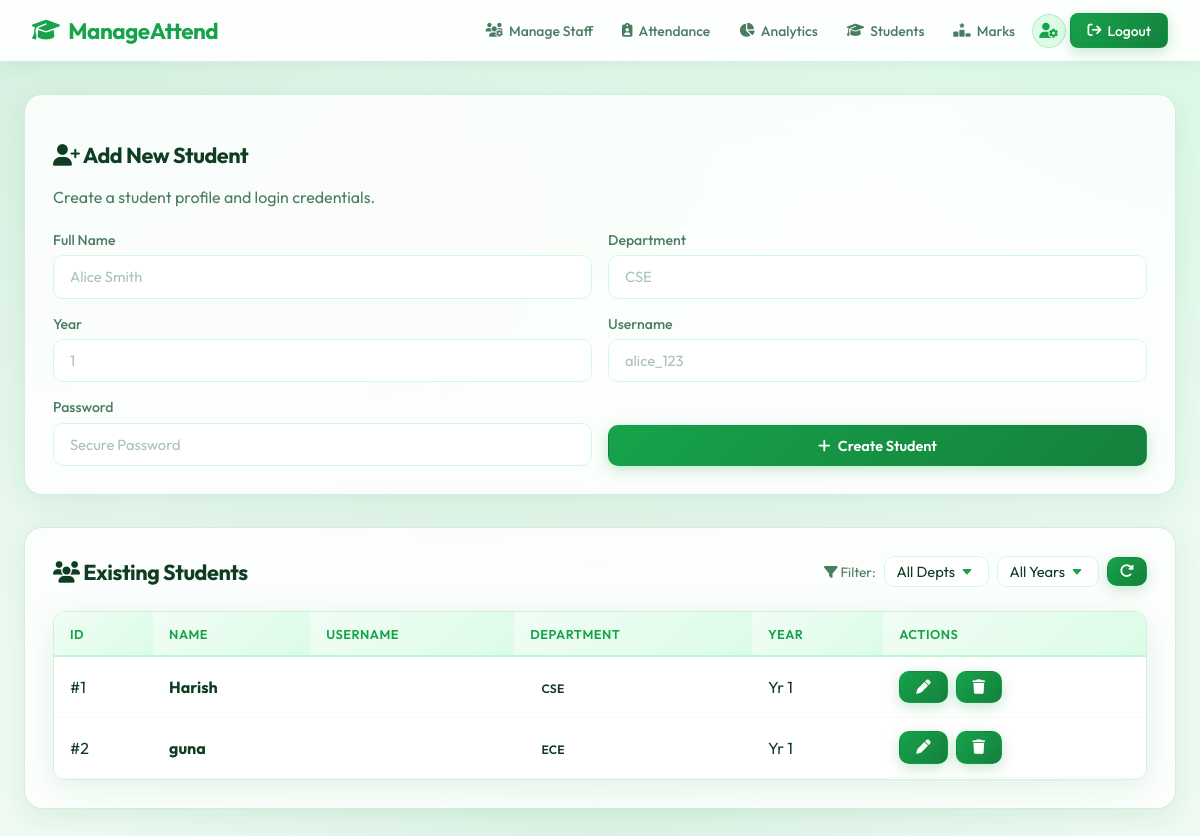
Screenshot of /manage_students (signed in) with the database file from the repository.
### models.py (models this page shows)
class Student(db.Model):
    __tablename__ = 'students'
    id = db.Column(db.Integer, primary_key=True)
    name = db.Column(db.String(120), nullable=False)
    department = db.Column(db.String(80), nullable=False)
    year = db.Column(db.Integer, nullable=False)
    attendances = db.relationship('Attendance', backref='student', lazy=True, cascade='all, delete-orphan')

### app.py (the view, shortened to what this page needs)
@app.route('/manage_students', methods=['GET', 'POST'])
@login_required
def manage_students():
    if current_user.role not in ['master_admin', 'staff']:
        return redirect(url_for('index'))
    filter_dept = request.args.get('dept', 'All')
    filter_year = request.args.get('year', 'All')
    query = Student.query
    if filter_dept != 'All':
        query = query.filter(Student.department == filter_dept)
    if filter_year != 'All' and filter_year.isdigit():
        query = query.filter(Student.year == int(filter_year))
    students = query.all()
    departments = [d[0] for d in Student.query.with_entities(Student.department).distinct().all() if d[0]]
    years = [y[0] for y in Student.query.with_entities(Student.year).distinct().order_by(Student.year).all() if y[0]]
    if not departments: departments = ['CSE', 'IT', 'ECE', 'MECH']
    if not years: years = [1, 2, 3, 4]
    return render_template('manage_students.html', students=students,
                           departments=departments, years=years,
                           filter_dept=filter_dept, filter_year=filter_year)

### app.py (called while the page is built)
@login_manager.user_loader
def load_user(user_id):
    return User.query.get(int(user_id))

### templates/manage_students.html (shortened to what this page needs)
{% extends 'base.html' %}
{% block content %}
<div class="glass-panel" style="margin-bottom: 2rem;">
    <h2><i class="fa-solid fa-user-plus"></i> Add New Student</h2>
    <p style="color: var(--text-secondary); margin-bottom: 1.5rem;">Create a student profile and login credentials.</p>
    <form method="POST" action="{{ url_for('manage_students') }}">
        <div class="grid grid-cols-2" style="gap: 1rem;">
            <div class="form-group" style="margin-bottom:0;">
                <label for="name">Full Name</label>
                <input type="text" id="name" name="name" class="form-control" required placeholder="Alice Smith">
            </div>
            <div class="form-group" style="margin-bottom:0;">
                <label for="department">Department</label>
                <input type="text" id="department" name="department" class="form-control" required placeholder="CSE">
            </div>
            <div class="form-group" style="margin-bottom:0;">
                <label for="year">Year</label>
                <input type="number" id="year" name="year" class="form-control" required placeholder="1" min="1" max="5">
            </div>
            <div class="form-group" style="margin-bottom:0;">
                <label for="username">Username</label>
                <input type="text" id="username" name="username" class="form-control" required placeholder="alice_123">
            </div>
            <div class="form-group" style="margin-bottom:0;">
                <label for="password">Password</label>
                <input type="password" id="password" name="password" class="form-control" required placeholder="Secure Password">
            </div>
            <div class="form-group" style="margin-bottom:0; display:flex; align-items:flex-end;">
                <button type="submit" class="btn btn-primary btn-block">
                    <i class="fa-solid fa-plus"></i> Create Student
                </button>
            </div>
        </div>
    </form>
</div>
<div class="glass-panel">
    <div class="flex-between">
        <h2 style="margin: 0;"><i class="fa-solid fa-users"></i> Existing Students</h2>
        <form method="GET" action="{{ url_for('manage_students') }}"
              style="display:flex; gap:0.5rem; align-items:center; flex-wrap:wrap; margin:0;">
            <span style="color:var(--text-secondary); font-size:0.85rem;"><i class="fa-solid fa-filter"></i> Filter:</span>
            <select name="dept" class="form-control" style="width:auto; padding:0.4rem 2rem 0.4rem 0.75rem;" onchange="this.form.submit()">
                <option value="All">All Depts</option>
            </select>
            <select name="year" class="form-control" style="width:auto; padding:0.4rem 2rem 0.4rem 0.75rem;" onchange="this.form.submit()">
                <option value="All">All Years</option>
            </select>
            <a href="{{ url_for('manage_students') }}" class="btn btn-primary" style="padding:0.4rem 0.75rem;" title="Reset Filters">
                <i class="fa-solid fa-rotate-right"></i>
            </a>
        </form>
    </div>
    <div class="table-container" style="margin-top: 1.5rem;">
        <table>
            <thead>
                <tr>
                    <th>ID</th>
                    <th>Name</th>
                    <th>Username</th>
                    <th>Department</th>
                    <th>Year</th>
                    <th>Actions</th>
                </tr>
            </thead>
            <tbody>
                {% for student in students %}
                <tr>
                    <td>#{{ student.id }}</td>
                    <td><strong>{{ student.name }}</strong></td>
                    <td style="color: var(--text-secondary);">{{ student.user_account.username if student.user_account else 'N/A' }}</td>
                    <td><span class="badge" style="background: rgba(255,255,255,0.1);">{{ student.department }}</span></td>
                    <td>Yr {{ student.year }}</td>
                    <td style="display: flex; gap: 0.5rem;">
                        <button type="button" class="btn btn-primary" style="padding: 0.5rem 1rem; background-color: var(--accent-color);" title="Edit Student" onclick="openEditModal({{ student.id }}, '{{ student.name|replace("'", "\\'") }}', '{{ student.department|replace("'", "\\'") }}', {{ student.year }}, '{{ student.user_account.username if student.user_account else '' }}')">
                            <i class="fa-solid fa-pen"></i>
                        </button>
                        <form method="POST" action="{{ url_for('manage_students') }}" onsubmit="return confirm('Deleting a student deletes ALL their attendance records permanently. Proceed?');" style="margin: 0;">
                            <button type="submit" class="btn btn-primary" style="background-color: var(--danger); padding: 0.5rem 1rem;" title="Delete Student">
                                <i class="fa-solid fa-trash"></i>
                            </button>
                        </form>
                    </td>
                </tr>
                {% else %}
                <tr>
                    <td colspan="6" style="text-align: center; color: var(--text-secondary);">No students found.</td>
                </tr>
                {% endfor %}
            </tbody>
        </table>
    </div>
</div>
{% endblock %}

### static/css/style.css (style rules this page uses)
:root { --bg-color: #f0faf4; --text-primary: #0f3d22; --text-secondary: #4a7c60; --accent-color: #16a34a; --accent-hover: #15803d; --accent-light: #dcfce7; --accent-glow: rgba(22, 163, 74, 0.25); --glass-bg: rgba(255, 255, 255, 0.82); --glass-border: rgba(22, 163, 74, 0.18); --card-shadow: 0 8px 32px rgba(22, 163, 74, 0.12); --navbar-bg: rgba(255, 255, 255, 0.92); --navbar-h: 62px; --success: #16a34a; --danger: #dc2626; --warning: #d97706; --radius-sm: 8px; --radius-md: 12px; --radius-lg: 18px; }
*, *::before, *::after { box-sizing: border-box; }
html { scroll-behavior: smooth; }
body { font-family: 'Outfit', sans-serif; background-color: var(--bg-color); background-image: radial-gradient(at 0% 0%, rgba(22,163,74,.12) 0px, transparent 55%), radial-gradient(at 100% 0%, rgba(134,239,172,.2) 0px, transparent 50%), radial-gradient(at 50% 100%, rgba(22,163,74,.08) 0px, transparent 60%); color: var(--text-primary); margin: 0; min-height: 100vh; display: flex; flex-direction: column; -webkit-font-smoothing: antialiased; }
.glass-panel { background: var(--glass-bg); backdrop-filter: blur(16px); -webkit-backdrop-filter: blur(16px); border: 1px solid var(--glass-border); border-radius: var(--radius-lg); box-shadow: var(--card-shadow); padding: 1.75rem; }
.btn { padding: 0.65rem 1.4rem; border-radius: 10px; border: none; font-family: 'Outfit', sans-serif; font-weight: 600; font-size: 0.9rem; cursor: pointer; transition: all 0.22s ease; text-decoration: none; display: inline-flex; justify-content: center; align-items: center; gap: 0.45rem; white-space: nowrap; }
.btn-primary { background: linear-gradient(135deg, #16a34a, #15803d); color: #ffffff !important; box-shadow: 0 4px 14px var(--accent-glow); border: 1px solid transparent; }
.btn-block { width: 100%; }
.form-group { margin-bottom: 1.3rem; }
.form-group label { display: block; margin-bottom: 0.4rem; color: var(--text-secondary); font-weight: 500; font-size: 0.88rem; }
.form-control { width: 100%; padding: 0.7rem 1rem; background: #ffffff; border: 1.5px solid #d1fae5; border-radius: 10px; color: var(--text-primary); font-family: inherit; font-size: 0.92rem; transition: all 0.22s ease; box-sizing: border-box; }
.form-control::placeholder { color: #a7c3b0; }
select.form-control { appearance: none; -webkit-appearance: none; background-repeat: no-repeat; background-position: right 0.9rem center; background-size: 0.82em; padding-right: 2.4rem; }
.table-container { overflow-x: auto; -webkit-overflow-scrolling: touch; border-radius: var(--radius-md); border: 1px solid var(--glass-border); margin-top: 1rem; box-shadow: var(--card-shadow); }
table { width: 100%; border-collapse: collapse; background: #ffffff; min-width: 480px; }
th, td { padding: 0.85rem 1rem; text-align: left; border-bottom: 1px solid #f0fdf4; }
th { background: linear-gradient(135deg, #f0fdf4, #dcfce7); font-weight: 600; color: var(--accent-color); font-size: 0.8rem; text-transform: uppercase; letter-spacing: 0.04em; border-bottom: 2px solid #bbf7d0; white-space: nowrap; }
.badge { padding: 0.25rem 0.7rem; border-radius: 9999px; font-size: 0.76rem; font-weight: 600; letter-spacing: 0.02em; white-space: nowrap; }
.grid { display: grid; gap: 1.5rem; }
.grid-cols-2 { grid-template-columns: repeat(2, 1fr); }
.flex-between { display: flex; justify-content: space-between; align-items: center; margin-bottom: 1.5rem; flex-wrap: wrap; gap: 0.75rem; }
h1, h2, h3 { font-weight: 700; letter-spacing: -0.02em; color: var(--text-primary); }
h2 { font-size: 1.35rem; }

### rows the page displays
Student: id "1", name "Harish", department "CSE", year "1"
Student: id "2", name "guna", department "ECE", year "1"
